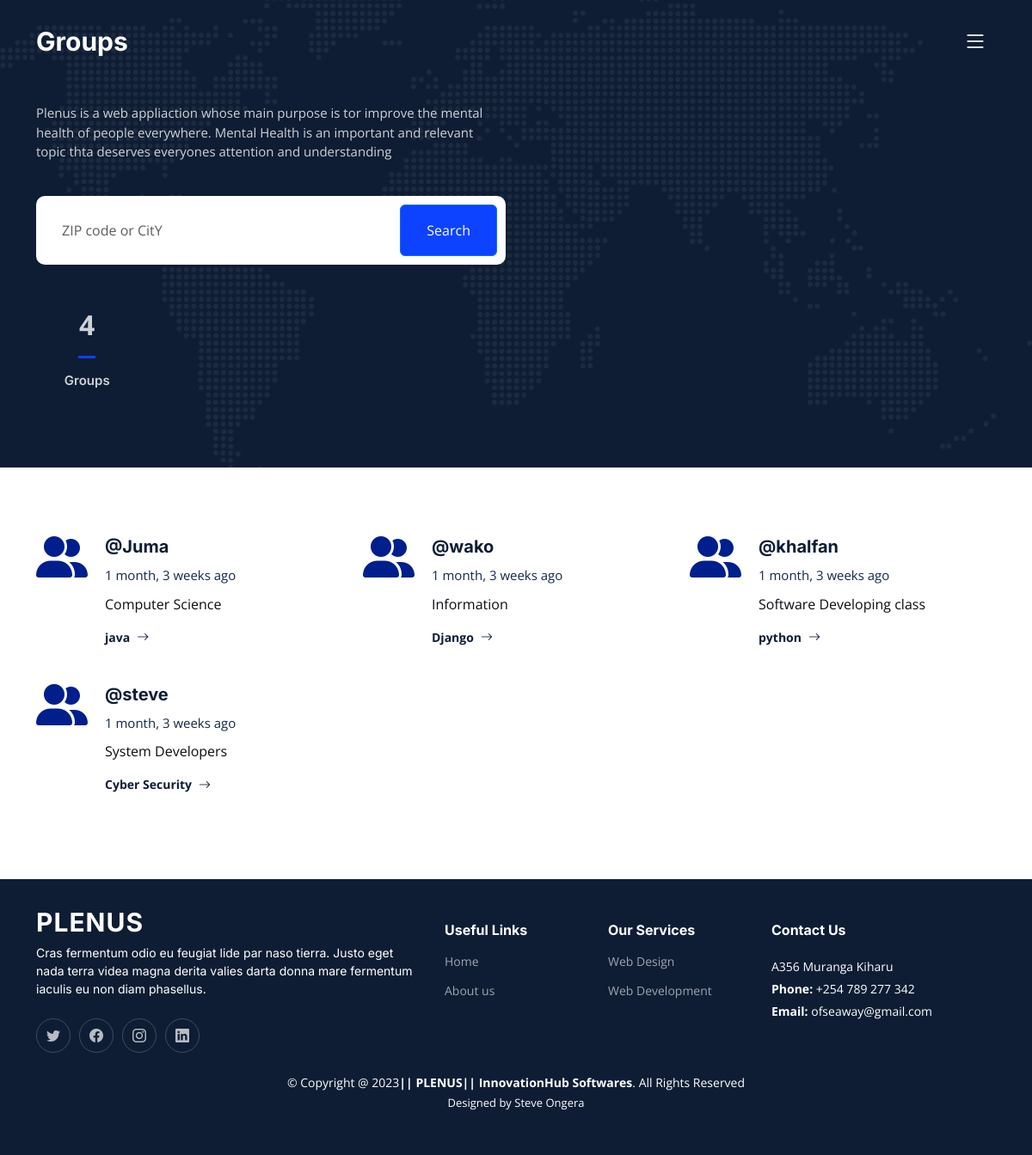
The app's page /groups/ with its own data.
### mental/models.py (models this page shows, shortened)
class Room(models.Model):
    host = models.ForeignKey(User, on_delete=models.SET_NULL, null=True)
    topic = models.ForeignKey(Topic, on_delete=models.SET_NULL, null=True)
    name = models.CharField(max_length=200)
    description = models.TextField(null=True, blank=True)
    updated = models.DateTimeField(auto_now=True)
    created = models.DateTimeField(auto_now_add=True)
    class Meta:
        ordering = ['-updated', '-created']

class Topic(models.Model):
    name = models.CharField(max_length=200)

### mental/views.py (the view)
# urls.py: path('groups/', views.group , name="groups"),
def group(request):
    q = request.GET.get('q') if request.GET.get('q') != None else ''
    rooms = Room.objects.filter(
        Q(topic__name__icontains=q) |
        Q(name__icontains=q) |
        Q(description__icontains=q)
    )
    topics = Topic.objects.all()[0:5]
    room_count = rooms.count()
    room_messages = Message.objects.filter(
        Q(room__topic__name__icontains=q))[0:3]
    context = {'rooms': rooms, 'topics': topics,
               'room_count': room_count, 'room_messages': room_messages}
    return render(request, 'groups.html', context)

### templates/groups.html (shortened to what this page needs)
{% load static %}
<!DOCTYPE html>
<html lang="en">
<head>
  <link href="{% static 'assets/vendor/bootstrap/css/bootstrap.min.css'%}" rel="stylesheet">
  <link href="{% static 'assets/vendor/bootstrap-icons/bootstrap-icons.css'%}" rel="stylesheet">
  <link href="{% static 'assets/vendor/fontawesome-free/css/all.min.css'%}" rel="stylesheet">
  <link href="{% static 'assets/vendor/glightbox/css/glightbox.min.css'%}" rel="stylesheet">
  <link href="{% static 'assets/vendor/swiper/swiper-bundle.min.css'%}" rel="stylesheet">
  <link href="{% static 'assets/vendor/aos/aos.css'%}" rel="stylesheet">
  <link href="{% static 'assets/css/main.css'%}" rel="stylesheet">
</head>
<body>
  <header id="header" class="header d-flex align-items-center fixed-top">
    <div class="container-fluid container-xl d-flex align-items-center justify-content-between">
      <a href="{% url 'home'%}" class="logo d-flex align-items-center">
        <h1>Groups</h1>
      </a>
      <i class="mobile-nav-toggle mobile-nav-show bi bi-list"></i>
    </div>
  </header>
  <section id="hero" class="hero d-flex align-items-center">
    <div class="container">
      <div class="row gy-4 d-flex justify-content-between">
        <div class="col-lg-6 order-2 order-lg-1 d-flex flex-column justify-content-center">
          <p data-aos="fade-up" data-aos-delay="100">Plenus is a web appliaction whose main purpose is tor improve the mental health of people everywhere. Mental Health is an important and relevant topic thta deserves everyones attention and understanding</p>
          <form action="#" class="form-search d-flex align-items-stretch mb-3" data-aos="fade-up" data-aos-delay="200">
            <input type="text" class="form-control" placeholder="ZIP code or CitY">
            <button type="submit" class="btn btn-primary">Search</button>
          </form>
          <div class="row gy-4" data-aos="fade-up" data-aos-delay="400">
            <div class="col-lg-3 col-6">
              <div class="stats-item text-center w-100 h-100">
                <span >{{room_count}}</span>
               <p>Groups </p>
              </div>
            </div>
          </div>
        </div>
        <div class="col-lg-5 order-1 order-lg-2 hero-img" data-aos="zoom-out">
        </div>
      </div>
    </div>
  </section>
  <main id="main">
    <section id="featured-services" class="featured-services">
      <div class="container">
        <div class="row gy-4">
          {% for room in rooms %}
          <div class="col-lg-4 col-md-6 service-item d-flex" data-aos="fade-up">
            <div class="icon flex-shrink-0"><i class="fa-solid fa-user-group"></i></div>
            <div>
              <h4 class="title"> @{{room.host.username}}</h4>
              <p class="description"> {{room.created|timesince}} ago </p>
              <p>{{room.name}}</p>
              <a href="{% url 'room' 1 %}" class="readmore stretched-link"><span>{{room.topic.name}}</span><i class="bi bi-arrow-right"></i></a>
            </div>
          </div>
          {% endfor %}
        </div>
      </div>
    </section>
  </main>
  <footer id="footer" class="footer">
    <div class="container">
      <div class="row gy-4">
        <div class="col-lg-5 col-md-12 footer-info">
          <a href="index.html" class="logo d-flex align-items-center">
            <span>PLENUS</span>
          </a>
          <p>Cras fermentum odio eu feugiat lide par naso tierra. Justo eget nada terra videa magna derita valies darta donna mare fermentum iaculis eu non diam phasellus.</p>
          <div class="social-links d-flex mt-4">
            <a href="#" class="twitter"><i class="bi bi-twitter"></i></a>
            <a href="#" class="facebook"><i class="bi bi-facebook"></i></a>
            <a href="#" class="instagram"><i class="bi bi-instagram"></i></a>
            <a href="#" class="linkedin"><i class="bi bi-linkedin"></i></a>
          </div>
        </div>
        <div class="col-lg-2 col-6 footer-links">
          <h4>Useful Links</h4>
          <ul>
            <li><a href="#">Home</a></li>
            <li><a href="#">About us</a></li>
          </ul>
        </div>
        <div class="col-lg-2 col-6 footer-links">
          <h4>Our Services</h4>
          <ul>
            <li><a href="#">Web Design</a></li>
            <li><a href="#">Web Development</a></li>
          </ul>
        </div>
        <div class="col-lg-3 col-md-12 footer-contact text-center text-md-start">
          <h4>Contact Us</h4>
          <p>
            A356 Muranga Kiharu <br>
            <strong>Phone:</strong> +254 789 277 342<br>
            <strong>Email:</strong> ofseaway@gmail.com<br>
          </p>
        </div>
      </div>
    </div>
    <div class="container mt-4">
      <div class="copyright">
        &copy; Copyright @ 2023<strong><span>|| PLENUS|| InnovationHub Softwares</span></strong>. All Rights Reserved
      </div>
      <div class="credits">
        Designed by <a href="https://steveongera.com/">Steve Ongera</a>
      </div>
    </div>
  </footer>
</body>
</html>

### static/assets/css/main.css (style rules this page uses)
:root { --font-default: "Open Sans", system-ui, -apple-system, "Segoe UI", Roboto, "Helvetica Neue", Arial, "Noto Sans", "Liberation Sans", sans-serif, "Apple Color Emoji", "Segoe UI Emoji", "Segoe UI Symbol", "Noto Color Emoji"; --font-primary: "Inter", sans-serif; --font-secondary: "Poppins", sans-serif; }
:root { --color-default: #0a0d13; --color-primary: #0d42ff; --color-secondary: #0e1d34; }
:root { scroll-behavior: smooth; }
body { font-family: var(--font-default); color: var(--color-default); }
a { color: var(--color-primary); text-decoration: none; }
h1, h2, h3, h4, h5, h6 { font-family: var(--font-primary); }
section { padding: 80px 0; overflow: hidden; }
.header { transition: all 0.5s; z-index: 997; padding: 30px 0; }
.header .logo h1 { font-size: 30px; margin: 0; font-weight: 700; color: #fff; font-family: var(--font-primary); }
@media (max-width: 1279px) { .mobile-nav-show { color: #fff; font-size: 28px; cursor: pointer; line-height: 0; transition: 0.5s; z-index: 9999; margin-right: 10px; } }
.featured-services .service-item { position: relative; height: 100%; margin-bottom: 20px; }
.featured-services .service-item .icon { margin-right: 20px; }
.featured-services .service-item .icon i { color: #001f8d; font-size: 48px; transition: 0.3s; }
.featured-services .service-item .title { font-weight: 700; margin-bottom: 10px; font-size: 20px; color: var(--color-secondary); transition: 0.3s; }
.featured-services .service-item .description { font-size: 15px; color: #132848; margin-bottom: 10px; }
.featured-services .service-item .readmore { display: flex; align-items: center; color: var(--color-secondary); transition: 0.3s; font-weight: 700; font-size: 14px; }
.featured-services .service-item .readmore i { margin-left: 8px; }
.hero { width: 100%; min-height: 50vh; background-color: var(--color-secondary); background-image: url("../img/hero-bg.png"); background-size: cover; background-position: center; position: relative; padding: 120px 0 60px 0; color: rgba(255, 255, 255, 0.8); }
.hero p { font-size: 15px; font-weight: 400; margin-bottom: 40px; }
.hero form { background: #fff; padding: 10px; border-radius: 10px; }
.hero form .form-control { padding-top: 18px; padding-bottom: 18px; padding-left: 20px; padding-right: 20px; border: none; margin-right: 10px; border: none !important; background: none !important; }
.hero form .btn-primary { background-color: var(--color-primary); padding: 15px 30px; }
.hero .stats-item { padding: 30px; width: 100%; }
.hero .stats-item span { font-size: 32px; display: block; font-weight: 700; margin-bottom: 15px; padding-bottom: 15px; position: relative; }
.hero .stats-item span:after { content: ""; position: absolute; display: block; width: 20px; height: 3px; background: var(--color-primary); left: 0; right: 0; bottom: 0; margin: auto; }
.hero .stats-item p { padding: 0; margin: 0; font-family: var(--font-primary); font-size: 15px; font-weight: 600; }
.footer { font-size: 14px; background-color: var(--color-secondary); padding: 50px 0; color: white; }
.footer .footer-info .logo { line-height: 0; margin-bottom: 25px; }
.footer .footer-info .logo span { font-size: 30px; font-weight: 700; letter-spacing: 1px; color: #fff; font-family: var(--font-primary); }
.footer .footer-info p { font-size: 14px; font-family: var(--font-primary); }
.footer .social-links a { display: flex; align-items: center; justify-content: center; width: 40px; height: 40px; border-radius: 50%; border: 1px solid rgba(255, 255, 255, 0.2); font-size: 16px; color: rgba(255, 255, 255, 0.7); margin-right: 10px; transition: 0.3s; }
.footer h4 { font-size: 16px; font-weight: bold; position: relative; padding-bottom: 12px; }
.footer .footer-links { margin-bottom: 30px; }
.footer .footer-links ul { list-style: none; padding: 0; margin: 0; }
.footer .footer-links ul li { padding: 10px 0; display: flex; align-items: center; }
.footer .footer-links ul li:first-child { padding-top: 0; }
.footer .footer-links ul a { color: rgba(255, 255, 255, 0.6); transition: 0.3s; display: inline-block; line-height: 1; }
.footer .footer-contact p { line-height: 26px; }
.footer .copyright { text-align: center; }
.footer .credits { padding-top: 4px; text-align: center; font-size: 13px; }
.footer .credits a { color: #fff; }

### records on screen
Room: host.username "Juma", created "1 month, 3 weeks", name "Computer Science", topic.name "java"
Room: host.username "wako", created "1 month, 3 weeks", name "Information", topic.name "Django"
Room: host.username "khalfan", created "1 month, 3 weeks", name "Software Developing class", topic.name "python"
Room: host.username "steve", created "1 month, 3 weeks", name "System Developers", topic.name "Cyber Security"

### other values on screen
{{ room_count }} "4"
